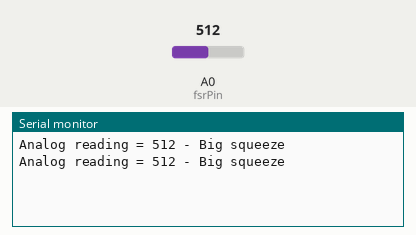
Bench run of a sketch on a simulated Arduino Uno, built with avr-gcc and run on an emulated ATmega328P. Parts: the last lines printed to the serial monitor. Inputs (shaded band) come from the test bench; at power-on: A0 (fsrPin) = 512.

Above: at 1.8 s.
1.9 s: A0 (fsrPin) set to 157
At 2.8 s:
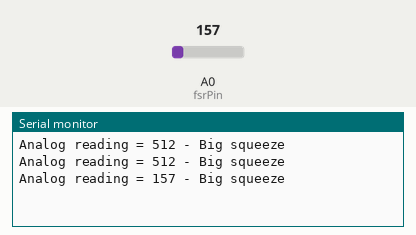
3.4 s: A0 (fsrPin) set to 139
At 4.5 s:
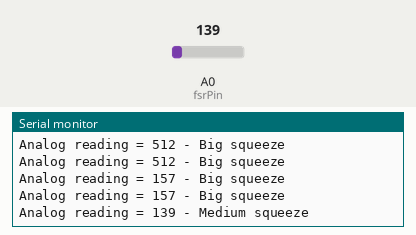
6.5 s: A0 (fsrPin) set to 52
At 7.8 s:
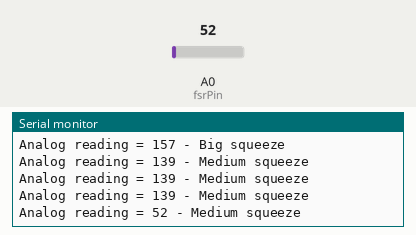
8.0 s: A0 (fsrPin) set to 44
At 8.8 s:
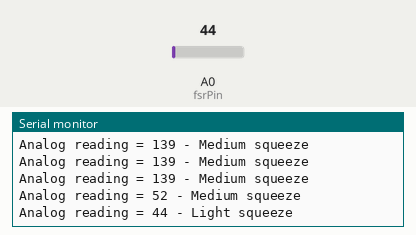
10.5 s: A0 (fsrPin) set to 11
At 11.8 s:
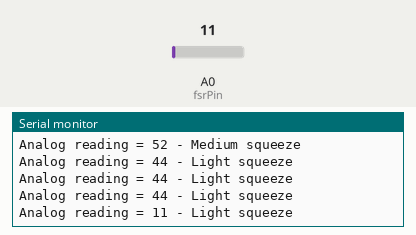
12.0 s: A0 (fsrPin) set to 8
At 12.8 s:
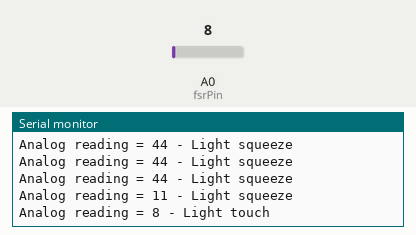

The sketch:

Force_Sensitive_Resistor_-_Square.ino
```cpp
int fsrPin = 0;     // the FSR and 10K pulldown are connected to a0
int fsrReading;     // the analog reading from the FSR resistor divider

void setup(void) {
  Serial.begin(9600);
}

void loop(void) {
  fsrReading = analogRead(fsrPin);

  Serial.print("Analog reading = ");
  Serial.print(fsrReading);     // the raw analog reading


  if (fsrReading == 0) {
    Serial.println(" - No pressure");
  } else if (fsrReading < 10) {
    Serial.println(" - Light touch");
  } else if (fsrReading < 50) {
    Serial.println(" - Light squeeze");
  } else if (fsrReading < 150) {
    Serial.println(" - Medium squeeze");
  } else {
    Serial.println(" - Big squeeze");
  }
  delay(1000);
}
```

Measured:
- the behaviour switches between 150 and 149 on A0 (fsrPin) (found by bisection; images 1 and 2)
- the behaviour switches between 50 and 49 on A0 (fsrPin) (found by bisection; images 3 and 4)
- the behaviour switches between 10 and 9 on A0 (fsrPin) (found by bisection; images 5 and 6)
- after the input at 1.9 s, the serial monitor: prints a new line after 0.10 s (image 1)
- after the input at 3.4 s, the serial monitor: prints a new line after 0.60 s (image 2)
- after the input at 6.5 s, the serial monitor: prints a new line after 0.50 s (image 3)
- after the input at 8.0 s, the serial monitor: prints a new line at once (image 4)
- after the input at 10.5 s, the serial monitor: prints a new line after 0.51 s (image 5)
- after the input at 12.0 s, the serial monitor: prints a new line at once (image 6)
